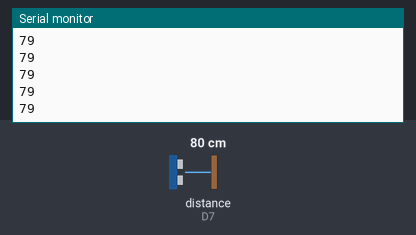
The sketch below on a simulated ESP8266 (NodeMCU). Shown: the last lines printed to the serial monitor. Wiring (inferred from the names in the program): ultrasonic range finder: trigger D6; echo D7. The test bench sets the inputs (shaded band); at power-on: distance to the obstacle (sensor on D7) 80 cm. The echo pulse lasts 58.3 µs per cm.

Above: at 1.2 s.
1.3 s: distance to the obstacle (sensor on D7) set to 2 cm
At 1.71 s:
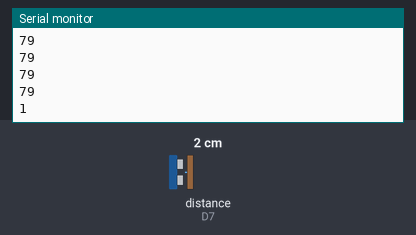
2.8 s: distance to the obstacle (sensor on D7) set to 4 cm
At 2.97 s:
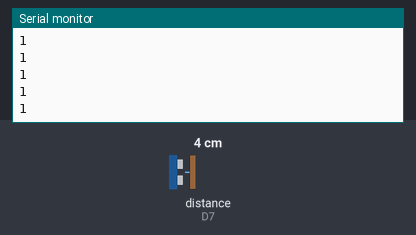
Timing chart, 0 to 5.8 s (numbered marks = the images above; inputs shaded):
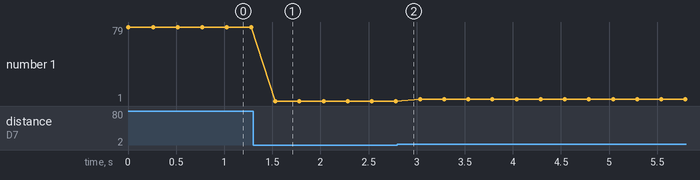

Measured:
- after the input at 1.3 s, the serial monitor: prints a new line after 0.23 s (image 1)
- plotted number 1: 79 → 1 after the input at 1.3 s, 1 → 3 after the input at 2.8 s

The sketch:

ultasonic_sensor_code.ino
```cpp
const int trigPin = D6;
const int echoPin = D7;
long duration;
int distance;
void setup(){
  // Serial port for debugging purposes
  Serial.begin(9600);
  pinMode(trigPin, OUTPUT);
  pinMode(echoPin, INPUT);
  }
void loop()
{
digitalWrite(trigPin, LOW);
delayMicroseconds(2);
digitalWrite(trigPin, HIGH);
delayMicroseconds(10);
digitalWrite(trigPin, LOW);
duration = pulseIn(echoPin, HIGH);
distance= duration*0.034/2;
Serial.println(distance);
delay(250);
}
```
